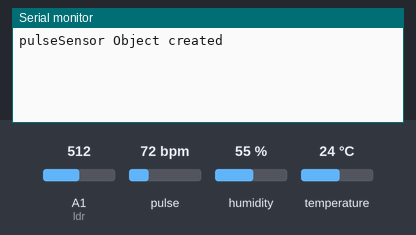
The sketch below on a simulated Arduino Uno, built with avr-gcc and run on an emulated ATmega328P. On the bench: the last lines printed to the serial monitor. The inputs (shaded band) are chosen by the test bench; at power-on: pulse 72 bpm, temperature 24 °C, A1 (ldr) = 512, humidity 55 %.

Above: at 1.2 s.
1.3 s: pulse set to 42 bpm
At 3.2 s:
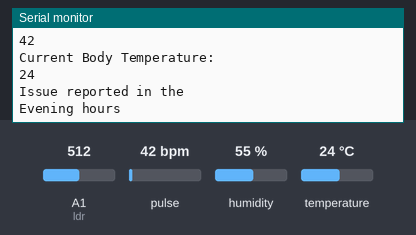
3.5 s: temperature set to 28 °C
At 5.2 s:
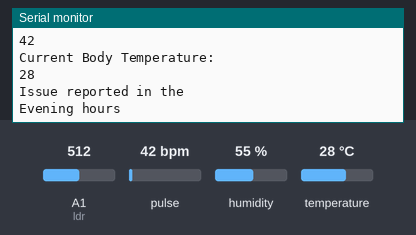
7.7 s: pulse set to 130 bpm
11.9 s: temperature set to 12 °C
At 13.2 s:
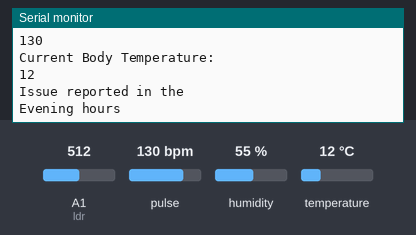
Timing chart, 0 to 14.4 s (numbered marks = the images above; inputs shaded):
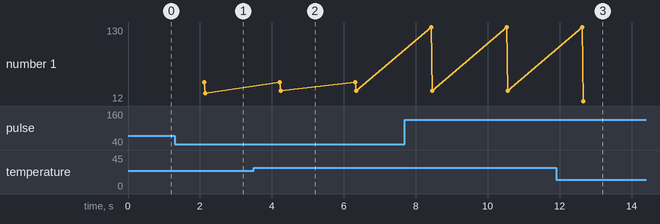

The sketch:

Test1.ino
```cpp
#define USE_ARDUINO_INTERRUPTS true
#include<dht.h>
dht DHT;
#include<PulseSensorPlayground.h>
#define ldr A1
#define pulse A0
#define temp 13

int Threshold = 550;
PulseSensorPlayground pulseSensor;
void setup()
{
  pinMode(pulse,INPUT);
  Serial.begin(9600);
  pulseSensor.analogInput(pulse);
  pulseSensor.setThreshold(Threshold);
  if (pulseSensor.begin())
  {
    Serial.println("pulseSensor Object created");
  }
}

void loop() {
  int BPM = pulseSensor.getBeatsPerMinute();
  int chk = DHT.read11(temp);
  int temperature=DHT.temperature;
  int t=0;
  int l =analogRead(ldr);
  if(l>600)
  {
    t=0;
  }
  else if((l<570)&&(l>400))
   {
    t=1;
   }
  else if (l<300)
  {
    t=2;
  }
  if (pulseSensor.sawStartOfBeat()||temp>26&&temp<26)
  {
   if((BPM>100||BPM<50)||(temp))
   {
    if(BPM>100)
    {
      Serial.println("Your Heart Rate is High");
    }
    else if (BPM<50)
    {
      Serial.println("Your Heart Rate is LOW");
    }
    if (temperature>26)
    {
      Serial.println("Your Body Temperature is High");
    }
    if (temperature<26)
    {
      Serial.println("Your Body Temperature is LOW");
    }

      Serial.println("Current BP:");
      Serial.print(BPM);
      Serial.println("\nCurrent Body Temperature:");
      Serial.print(temperature);
      Serial.println("\nIssue reported in the ");
      if(t=0)
      {
        Serial.println("Night hours");
      }
      else if(t=1)
      {
        Serial.println("Evening hours");
      }
      else if(t=2)
      {
        Serial.println("Morning hours");
      }
    }
  }
  delay(2000);
}
```

Measured:
- after the input at 1.3 s, the serial monitor: prints a new line after 0.75 s (image 1)
- after the input at 3.5 s, the serial monitor: prints a new line after 0.67 s (image 2)
- after the input at 11.9 s, the serial monitor: prints a new line after 0.69 s (image 3)
- plotted number 1: 24 → 28 after the input at 3.5 s, 28 → 12 after the input at 11.9 s
